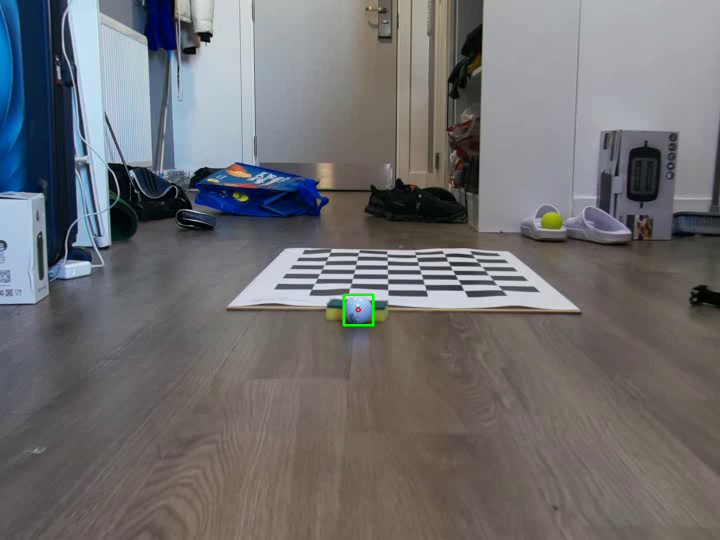
#> input picture frame 7 of peripheral_code/Reconstruct3DModelDevelopment/archive/warp_perspective/20250317_t_063901_sink.mp4, 720 x 540 px
$ jupyter execute --allow-errors PerspectiveTransformation.ipynb
#> lines starting #> are read from the running program, lines starting #| are printed output that depends on the picture; after the words box and inside, x2 and y2 are one past the last pixel; in counts of white or black regions, pixels touching at a corner belong together
[cell 1]
import cv2
import numpy as np
import math
import glob

[cell 2]
vid = cv2.VideoCapture(glob.glob("*sink.mp4")[0])
ret, frame = vid.read()
#> frame is the input picture: shape (540, 720, 3); mean B, G, R 112.6, 110.9, 111.3
cv2.imwrite("frame.jpg", frame)

cv2.imshow('calibrated', frame)
cv2.waitKey(0)
cv2.destroyAllWindows()

# known corners
width = frame.shape[1]
#> width = 720
height = frame.shape[0]
#> height = 540

tl = [285,248]
tr = [509, 249]


br = [581, 312]
bl = [226, 307]

tl, tr, br, bl

# Computing Destination Points

tl_x, tl_y = tl[0], tl[1]
tr_x, tr_y = tr[0], tr[1]
bl_x, bl_y = bl[0], bl[1]

obj_width = math.sqrt(((tr_x - tl_x)**2) + ((tr_y - tl_y)**2))
obj_height = math.sqrt(((tl_x - bl_x)**2) + ((bl_y - tl_y)**2))


obj_width, obj_height
tl_dest = tl.copy()
tr_dest = np.array([tl_dest[0]+obj_width, tl_dest[1]])
bl_dest = np.array([tl_dest[0], tl_dest[1]+ obj_height])
br_dest = np.array([tr_dest[0], tl_dest[1]+obj_height])

dest_four_corners = np.float32([tl_dest, tr_dest, br_dest, bl_dest])
dest_four_corners


known_four_corners = np.float32([tl, tr, br, bl])

for corner in known_four_corners:
    cv2.circle(frame, [round(corner[0]), round(corner[1])], 5, [255,0,0], 2)
    cv2.imshow('img', frame)
    cv2.waitKey(0)
    cv2.destroyAllWindows()
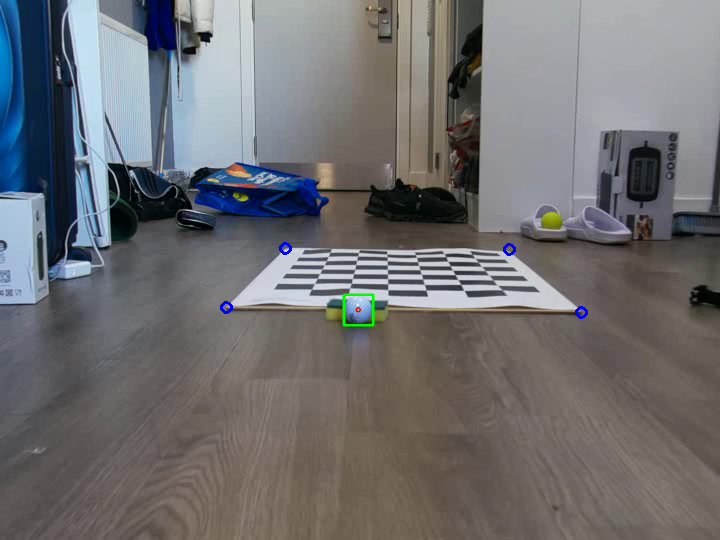
#> frame: shape (540, 720, 3); 0.09% of pixels changed, all inside (x1, y1, x2, y2) = (220, 242, 588, 319)
P = cv2.getPerspectiveTransform(known_four_corners, dest_four_corners)
#> P = [[-0.736, -2.63, 664.9], [-0.0133, -3.19, 624.2], [-8.11e-05, -0.00673, 1]]
#> (the rest of this cell did not finish here and is left out)

[cell 3]
img = cv2.imread('calibratedresult.png', cv2.IMREAD_GRAYSCALE)
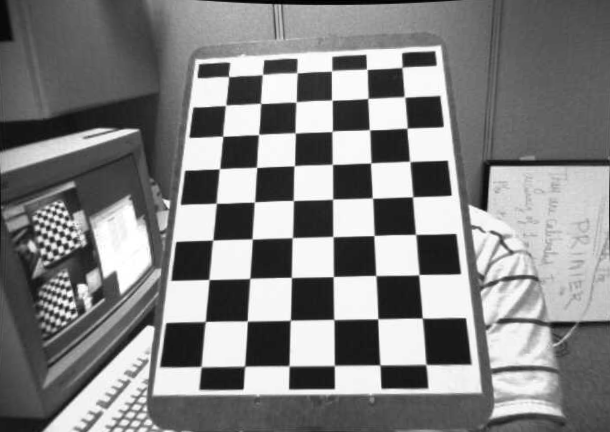
#> input picture peripheral_code/Reconstruct3DModelDevelopment/archive/warp_perspective/calibratedresult.png, 610 x 432 px
#> img is the input picture: shape (432, 610); min 0, max 255, mean 130.4
PATTERN_SIZE = (9,6)
criteria = (cv2.TERM_CRITERIA_EPS+cv2.TERM_CRITERIA_MAX_ITER, 30, 1e-3)
#> criteria = (3, 30, 0.001)

res, corners = cv2.findChessboardCorners(img, PATTERN_SIZE)
#> res = True; corners = 54 rows, first 8: [401.7, 67.52], [404.4, 96.76], [407, 128.2], [409.7, 161.4], [412.5, 197], [415.6, 234.3], [418.7, 274.7], [422.2, 317.9]
corners = cv2.cornerSubPix(img, corners, (10,10), (-1,-1), criteria)
#> corners = 54 rows, first 8: [402.1, 67.28], [404.5, 96.93], [407, 128.1], [409.7, 161.4], [412.6, 196.8], [415.7, 234.4], [418.9, 274.6], [422.3, 318.1]

[cell 4]
#cv2.drawChessboardCorners(img, PATTERN_SIZE, corners, res)
cv2.imshow('calibrated', img)
cv2.waitKey(0)
cv2.destroyAllWindows()

[cell 5]
# known corners
width = img.shape[1]
#> width = 610
height = img.shape[0]
#> height = 432

tl = corners[45][0]
#> tl = [228.5, 76.65]
tr = corners[0][0]
#> tr = [402.1, 67.28]
br = corners[8][0]
#> br = [425.8, 364.5]
bl = corners[-1][0]
#> bl = [201.1, 366.7]

tl, tr, br, bl
#> Out = ([228.5, 76.65], [402.1, 67.28], [425.8, 364.5], [201.1, 366.7])

[cell 6]
# Computing Destination Points

tl_x, tl_y = tl[0], tl[1]
#> tl_x = 228.5; tl_y = 76.65
tr_x, tr_y = tr[0], tr[1]
#> tr_x = 402.1; tr_y = 67.28
bl_x, bl_y = bl[0], bl[1]
#> bl_x = 201.1; bl_y = 366.7

obj_width = math.sqrt(((tr_x - tl_x)**2) + ((tr_y - tl_y)**2))
#> obj_width = 173.8
obj_height = math.sqrt(((tl_x - bl_x)**2) + ((bl_y - tl_y)**2))
#> obj_height = 291.3


obj_width, obj_height
tl_dest = tl.copy()
#> tl_dest = [228.5, 76.65]
tr_dest = np.array([tl_dest[0]+obj_width, tl_dest[1]])
#> tr_dest = [402.3, 76.65]
bl_dest = np.array([tl_dest[0], tl_dest[1]+ obj_height])
#> bl_dest = [228.5, 368]
br_dest = np.array([tr_dest[0], tl_dest[1]+obj_height])
#> br_dest = [402.3, 368]

dest_four_corners = np.float32([tl_dest, tr_dest, br_dest, bl_dest])
#> dest_four_corners = [[228.5, 76.65], [402.3, 76.65], [402.3, 368], [228.5, 368]]
dest_four_corners
#> Out has the same summary as dest_four_corners

[cell 7]
known_four_corners = np.float32([tl, tr, br, bl])
#> known_four_corners = [[228.5, 76.65], [402.1, 67.28], [425.8, 364.5], [201.1, 366.7]]

for corner in known_four_corners:
    cv2.circle(img, [round(corner[0]), round(corner[1])], 5, [255,0,0], 2)
    cv2.imshow('img', img)
    cv2.waitKey(0)
    cv2.destroyAllWindows()
#> this loop made 4 passes
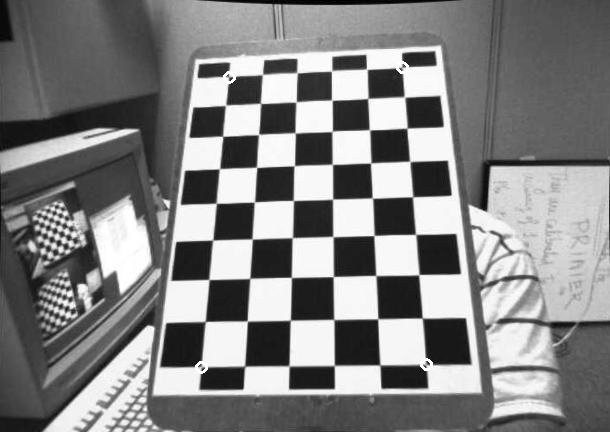
#> img: shape (432, 610); 0.14% of pixels changed, all inside (x1, y1, x2, y2) = (195, 61, 433, 374)

[cell 8]
#cv2.imwrite('image_calibrated_four_points_selected.png', img)

[cell 9]
P = cv2.getPerspectiveTransform(known_four_corners, dest_four_corners)
#> P = [[1.24, 0.379, -50.13], [0.0987, 1.58, -55.98], [0.000238, 0.00117, 1]]
img_transformed = cv2.warpPerspective(img, P, (int(width), int(height)))
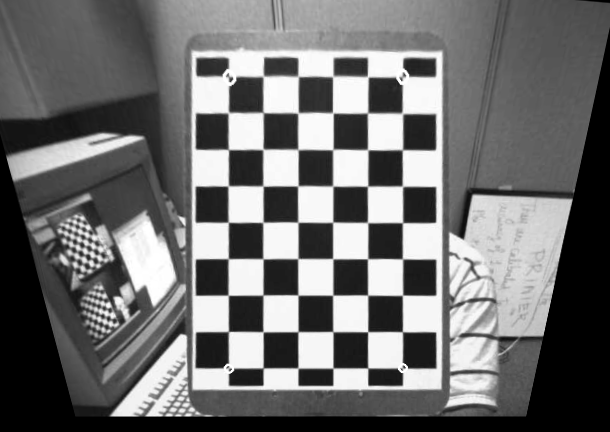
#> img_transformed: shape (432, 610); min 0, max 255, mean 111.3

$ run again, starting later in the video
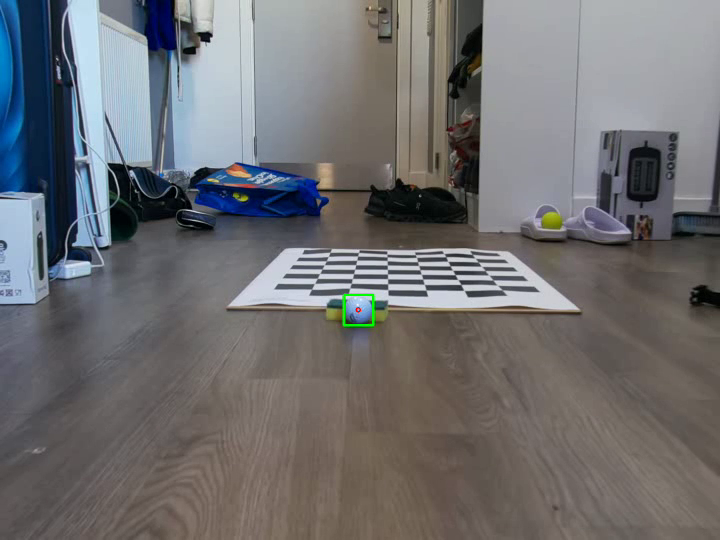
#> input picture frame 31 of peripheral_code/Reconstruct3DModelDevelopment/archive/warp_perspective/20250317_t_063901_sink.mp4, 720 x 540 px
#> frame is the input picture: shape (540, 720, 3); mean B, G, R 112.7, 110.9, 111.2
#> `P = cv2.getPerspectiveTransform(known_four_corners, dest_four_corners)`: P = [[-0.736, -2.63, 664.9], [-0.0133, -3.19, 624.2], [-8.11e-05, -0.00673, 1]]
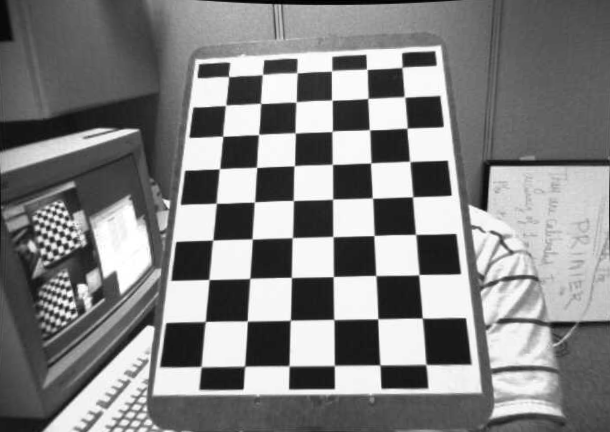
#> input picture peripheral_code/Reconstruct3DModelDevelopment/archive/warp_perspective/calibratedresult.png, 610 x 432 px
#> img is the input picture: shape (432, 610); min 0, max 255, mean 130.4
#> criteria = (3, 30, 0.001)
#> `res, corners = cv2.findChessboardCorners(img, PATTERN_SIZE)`: res = True; corners = 54 rows, first 8: [401.7, 67.52], [404.4, 96.76], [407, 128.2], [409.7, 161.4], [412.5, 197], [415.6, 234.3], [418.7, 274.7], [422.2, 317.9]
#> `corners = cv2.cornerSubPix(img, corners, (10,10), (-1,-1), criteria)`: corners = 54 rows, first 8: [402.1, 67.28], [404.5, 96.93], [407, 128.1], [409.7, 161.4], [412.6, 196.8], [415.7, 234.4], [418.9, 274.6], [422.3, 318.1]
#> tl = [228.5, 76.65]
#> tr = [402.1, 67.28]
#> br = [425.8, 364.5]
#> bl = [201.1, 366.7]
#> `tl, tr, br, bl`: Out = ([228.5, 76.65], [402.1, 67.28], [425.8, 364.5], [201.1, 366.7])
#> tl_x = 228.5; tl_y = 76.65
#> tr_x = 402.1; tr_y = 67.28
#> bl_x = 201.1; bl_y = 366.7
#> obj_width = 173.8
#> obj_height = 291.3
#> tl_dest = [228.5, 76.65]
#> tr_dest = [402.3, 76.65]
#> bl_dest = [228.5, 368]
#> br_dest = [402.3, 368]
#> dest_four_corners = [[228.5, 76.65], [402.3, 76.65], [402.3, 368], [228.5, 368]]
#> `dest_four_corners`: Out has the same summary as dest_four_corners
#> known_four_corners = [[228.5, 76.65], [402.1, 67.28], [425.8, 364.5], [201.1, 366.7]]
#> the loop `for corner in known_four_corners:` made 4 passes
#> `P = cv2.getPerspectiveTransform(known_four_corners, dest_four_corners)`: P = [[1.24, 0.379, -50.13], [0.0987, 1.58, -55.98], [0.000238, 0.00117, 1]]

$ run again, starting later in the video
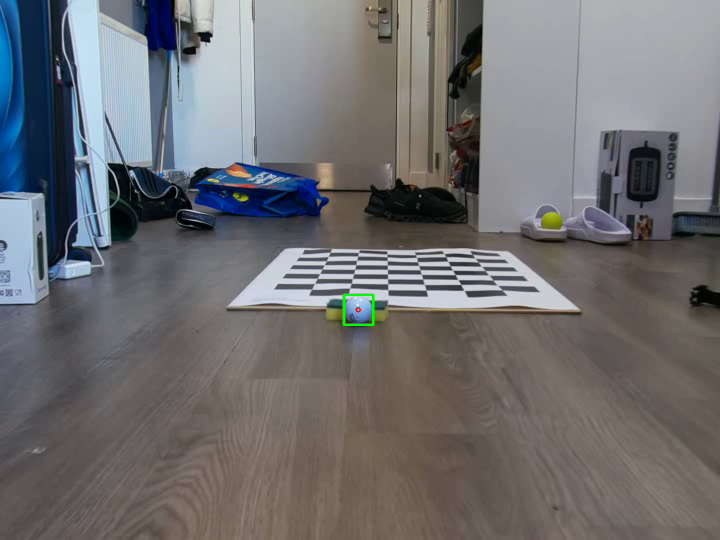
#> input picture frame 56 of peripheral_code/Reconstruct3DModelDevelopment/archive/warp_perspective/20250317_t_063901_sink.mp4, 720 x 540 px
#> frame is the input picture: shape (540, 720, 3); mean B, G, R 112.7, 110.8, 111.3
#> `P = cv2.getPerspectiveTransform(known_four_corners, dest_four_corners)`: P = [[-0.736, -2.63, 664.9], [-0.0133, -3.19, 624.2], [-8.11e-05, -0.00673, 1]]
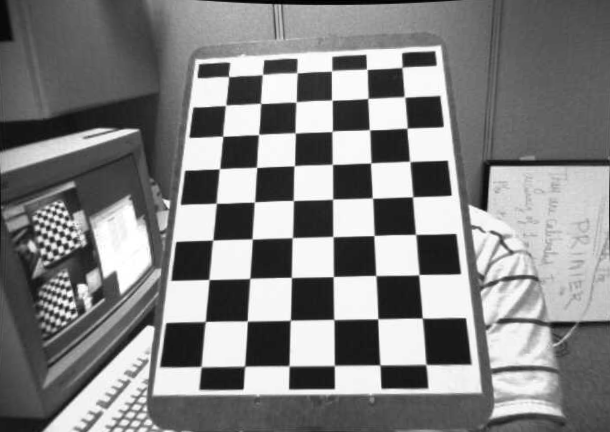
#> input picture peripheral_code/Reconstruct3DModelDevelopment/archive/warp_perspective/calibratedresult.png, 610 x 432 px
#> img is the input picture: shape (432, 610); min 0, max 255, mean 130.4
#> criteria = (3, 30, 0.001)
#> `res, corners = cv2.findChessboardCorners(img, PATTERN_SIZE)`: res = True; corners = 54 rows, first 8: [401.7, 67.52], [404.4, 96.76], [407, 128.2], [409.7, 161.4], [412.5, 197], [415.6, 234.3], [418.7, 274.7], [422.2, 317.9]
#> `corners = cv2.cornerSubPix(img, corners, (10,10), (-1,-1), criteria)`: corners = 54 rows, first 8: [402.1, 67.28], [404.5, 96.93], [407, 128.1], [409.7, 161.4], [412.6, 196.8], [415.7, 234.4], [418.9, 274.6], [422.3, 318.1]
#> tl = [228.5, 76.65]
#> tr = [402.1, 67.28]
#> br = [425.8, 364.5]
#> bl = [201.1, 366.7]
#> `tl, tr, br, bl`: Out = ([228.5, 76.65], [402.1, 67.28], [425.8, 364.5], [201.1, 366.7])
#> tl_x = 228.5; tl_y = 76.65
#> tr_x = 402.1; tr_y = 67.28
#> bl_x = 201.1; bl_y = 366.7
#> obj_width = 173.8
#> obj_height = 291.3
#> tl_dest = [228.5, 76.65]
#> tr_dest = [402.3, 76.65]
#> bl_dest = [228.5, 368]
#> br_dest = [402.3, 368]
#> dest_four_corners = [[228.5, 76.65], [402.3, 76.65], [402.3, 368], [228.5, 368]]
#> `dest_four_corners`: Out has the same summary as dest_four_corners
#> known_four_corners = [[228.5, 76.65], [402.1, 67.28], [425.8, 364.5], [201.1, 366.7]]
#> the loop `for corner in known_four_corners:` made 4 passes
#> `P = cv2.getPerspectiveTransform(known_four_corners, dest_four_corners)`: P = [[1.24, 0.379, -50.13], [0.0987, 1.58, -55.98], [0.000238, 0.00117, 1]]
